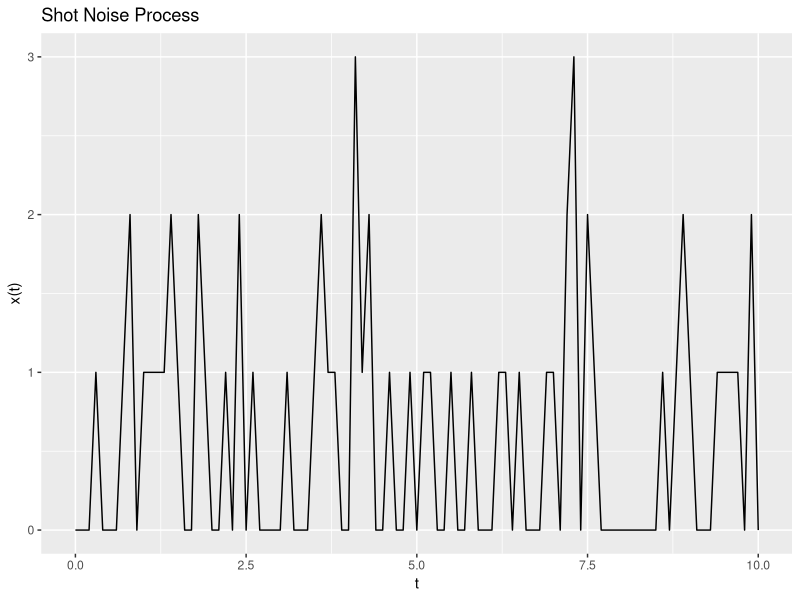

Source code (R):
# Imitating shot noise process according to:
# x(t) = sum(k=1:inf; g(t - sum(i=1:k; xi_i))) + sum(k=1:inf; g(t + sum(i=1:k; eta_i))),
# where g() - measured & absolutely integrated function,
# xi_i, eta_i - i.i.d.r.v. with Exp(1) distribution

g <- function(t)
{
  # g() - measured & absolutely integrated function to make x(t)
  g_scalar <- function(t)
  {
    if(t >= 0 && t <= 0.5)
      return(1)
    else
      return(0)
  }
  return(sapply(X = t, FUN = g_scalar))
}

ShotNoise <- function(t, num, inLambda = 1)
{
  # returns value of x(t)
  
  # auxiliary random variable to build process: xi or eta
  # 2 different calls of aux_rvar provides independency
  aux_rvar <- function(n = num, lambda = inLambda)
  {
    return(rexp(n, rate = lambda))
  }
  
  # X = X1 + X2
  X1 <- sum(g(t - cumsum(aux_rvar())))
  X2 <- sum(g(t + cumsum(aux_rvar())))
  X <- X1 + X2
  return(X)
}

EvaluateTail <- function(s, imitNum, over)
{
  # calculating P{max[X(t)]>=s} with imitation
  p <- 0
  for(i in 1:imitNum)
  {
    Sample <- sapply(over, ShotNoise, num = 100)
    M <- max(Sample)
    if(M >= s)
      p <- p + 1/imitNum
  }
  return(p)
}

library(ggplot2)
N <- 1000

Timeline = seq(from = 0, to = 10, by = 0.1)
ShotNoiseValues <- sapply(Timeline, ShotNoise, num = N)
qplot(x = Timeline,
      y = ShotNoiseValues,
      geom = "path",
      main = "Shot Noise Process",
      xlab = "t",
      ylab = "x(t)")
print("Calculated value for P{max[X(t)]>=3}:")
print(EvaluateTail(3, imitNum = N, over = Timeline))